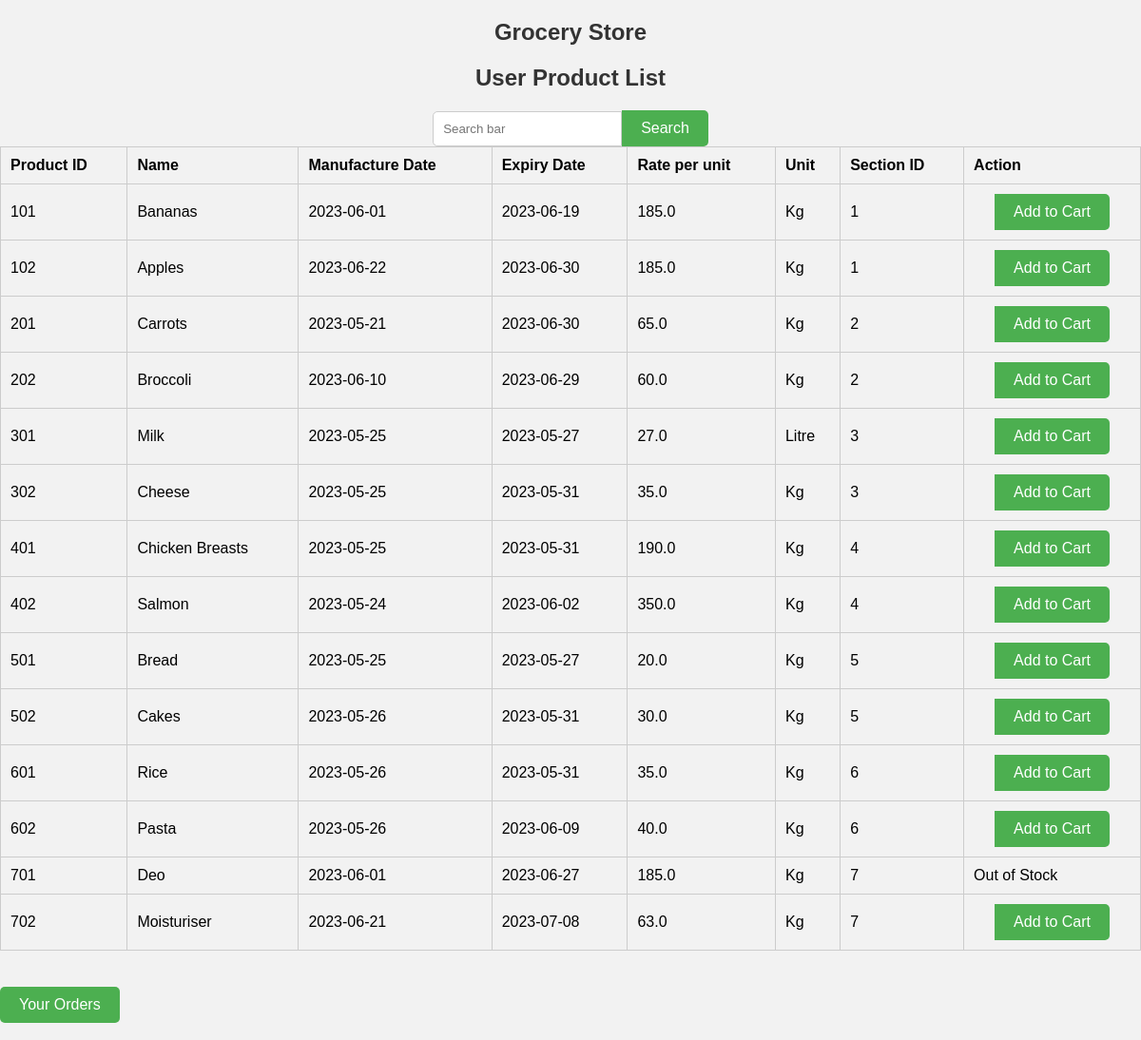
Page /user/product_list on the committed database.
### tables this page shows
CREATE TABLE products
             (id INTEGER PRIMARY KEY AUTOINCREMENT,
              productname TEXT,
              manufacture_date TEXT,
              fexpiry_date TEXT,
              rate REAL,
              unit TEXT,
              quantity INTEGER,
              section_id INTEGER,
              FOREIGN KEY (section_id) REFERENCES sections(id));

### user/routes.py (the view)
@user_bp.route('/product_list')
def user_product_list():
    conn = sqlite3.connect('database.db')
    c = conn.cursor()
    c.execute("SELECT * FROM products")
    products = c.fetchall()
    conn.close()
    return render_template('product_list_user.html', products=products)

### templates/product_list_user.html
{% extends 'base.html' %}
{% block content %}
    <h1>User Product List</h1>
    <form method="post" action="{{ url_for('user.search_product_list') }}">
        <input type="text" name="search_query" placeholder="Search bar">
        <button type="submit">Search</button>
    </form>
    <table>
        <tr>
            <th>Product ID</th>
            <th>Name</th>
            <th>Manufacture Date</th>
            <th>Expiry Date</th>
            <th>Rate per unit</th>
            <th>Unit</th>
            <th>Section ID</th>
            <th>Action</th>
        </tr>
        {% for product in products %}
        <tr>
            <td>{{ product[0] }}</td>
            <td>{{ product[1] }}</td>
            <td>{{ product[2] }}</td>
            <td>{{ product[3] }}</td>
            <td>{{ product[4] }}</td>
            <td>{{ product[5] }}</td>
            <td>{{ product[7] }}</td>
            <td>
                {% if product[6] is not none and product[6] > 0 %}
                    <form method="post" action="{{ url_for('user.add_to_cart', product_id=product[0]) }}">
                        <button type="submit">Add to Cart</button>
                    </form>
                {% else %}
                    <span>Out of Stock</span>
                {% endif %}
            </td>
        </tr>
        {% endfor %}
    </table>
    <br>
    <a href="{{ url_for('user.user_orders') }}">Your Orders</a>
    <br>
    <br>
{% endblock %}

### static/user_dashboard.css (style rules this page uses)
body { font-family: Arial, sans-serif; margin: 0; padding: 0; background-color: #f2f2f2; }
h1 { text-align: center; margin-top: 20px; }

### static/section_list_user.css (style rules this page uses)
h1 { font-size: 24px; color: #333; margin-bottom: 20px; }
table { width: 100%; border-collapse: collapse; margin-bottom: 20px; }
table th, table td { padding: 10px; border: 1px solid #ccc; }
table th { background-color: #f2f2f2; font-weight: bold; text-align: left; }
a { display: inline-block; padding: 10px 20px; background-color: #4CAF50; color: #fff; text-decoration: none; border-radius: 5px; transition: background-color 0.3s ease; }

### static/product_list_user.css (style rules this page uses)
form { display: flex; align-items: center; justify-content: center; }
input[type="text"] { padding: 10px; border: 1px solid #ccc; border-radius: 5px 0 0 5px; }
button[type="submit"] { padding: 10px 20px; background-color: #4CAF50; color: #fff; border: none; border-radius: 0 5px 5px 0; font-size: 16px; cursor: pointer; transition: background-color 0.3s ease; }

### rows in the picture
products: id "101", productname "Bananas", manufacture_date "2023-06-01", fexpiry_date "2023-06-19", rate "185.0", unit "Kg", section "1"
products: id "102", productname "Apples", manufacture_date "2023-06-22", fexpiry_date "2023-06-30", rate "185.0", unit "Kg", section "1"
products: id "201", productname "Carrots", manufacture_date "2023-05-21", fexpiry_date "2023-06-30", rate "65.0", unit "Kg", section "2"
products: id "202", productname "Broccoli", manufacture_date "2023-06-10", fexpiry_date "2023-06-29", rate "60.0", unit "Kg", section "2"
products: id "301", productname "Milk", manufacture_date "2023-05-25", fexpiry_date "2023-05-27", rate "27.0", unit "Litre", section "3"
products: id "302", productname "Cheese", manufacture_date "2023-05-25", fexpiry_date "2023-05-31", rate "35.0", unit "Kg", section "3"
products: id "401", productname "Chicken Breasts", manufacture_date "2023-05-25", fexpiry_date "2023-05-31", rate "190.0", unit "Kg", section "4"
products: id "402", productname "Salmon", manufacture_date "2023-05-24", fexpiry_date "2023-06-02", rate "350.0", unit "Kg", section "4"
products: id "501", productname "Bread", manufacture_date "2023-05-25", fexpiry_date "2023-05-27", rate "20.0", unit "Kg", section "5"
products: id "502", productname "Cakes", manufacture_date "2023-05-26", fexpiry_date "2023-05-31", rate "30.0", unit "Kg", section "5"
products: id "601", productname "Rice", manufacture_date "2023-05-26", fexpiry_date "2023-05-31", rate "35.0", unit "Kg", section "6"
products: id "602", productname "Pasta", manufacture_date "2023-05-26", fexpiry_date "2023-06-09", rate "40.0", unit "Kg", section "6"
products: id "701", productname "Deo", manufacture_date "2023-06-01", fexpiry_date "2023-06-27", rate "185.0", unit "Kg", section "7", quantity "Out of Stock"
products: id "702", productname "Moisturiser", manufacture_date "2023-06-21", fexpiry_date "2023-07-08", rate "63.0", unit "Kg", section "7"
